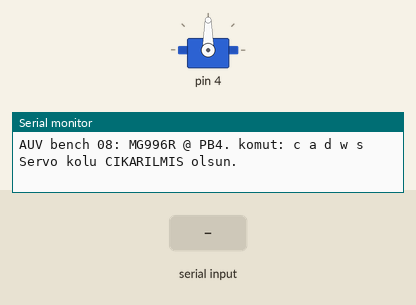
Simulated run of this sketch. Board: Arduino Uno, built with avr-gcc and run on an emulated ATmega328P. Shown: servo, the last lines printed to the serial monitor. The test bench sets the inputs (shaded band).

Above: at 1.5 s.
1.6 s: "w" received over Serial
At 1.75 s:
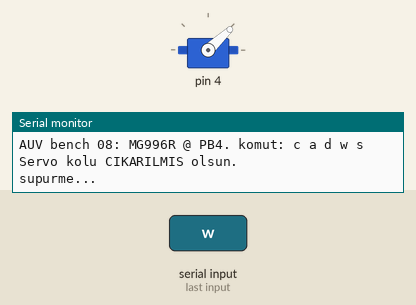
4.6 s: "s" received over Serial
At 4.75 s:
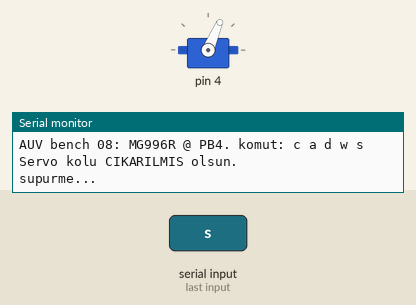
Timing chart, 0 to 7.6 s (numbered marks = the images above; inputs shaded):
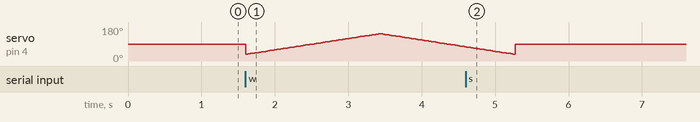

The sketch:

08_servo.ino
```cpp
// AUV tezgah testi 08 - MG996R servo (TEK SERVO, YUKSUZ)
// GUC: Servo 5V'i UBEC'ten gelir. STM32 3V3'ten ASLA besleme (akim ceker, reset atar).
// Baglanti:
//   LiPo -> XT60 -> sigorta -> UBEC giris
//   UBEC 5V  -> servo kirmizi
//   UBEC GND -> servo kahverengi VE STM32 GND (ortak toprak SART)
//   STM32 PB4 -> servo turuncu (sinyal)
//   Servo besleme uclarina yakin 470 uF 35V kondansator (+ -> 5V, - -> GND)
// GUVENLIK: Servo koluna hicbir sey bagli olmasin. Ilk testte kolu cikar.
//   Servo titriyor/isiniyorsa hemen kes: UBEC 3A, MG996R stall 2.5A ceker.
// Kontrol (seri terminal):
//   c = merkez 1500us   |   a = -50us   |   d = +50us
//   w = 1200..1800 arasi yavas supurme (bir tur)   |   s = darbeyi kes
// Basari: acisal hareket duzgun, ses tek tip, UBEC ve servo isinmiyor,
//         STM32 resetlenmiyor (tick sayaci sifirlanmiyor).

#include <Servo.h>

// Serial = USART1 (PA9 TX / PA10 RX)
Servo sv;
const int SERVO_PIN = PB4;   // ikinci servo icin PB5
int us = 1500;

void setup() {
  Serial.begin(115200);
  delay(300);
  sv.attach(SERVO_PIN, 1000, 2000);
  sv.writeMicroseconds(us);
  Serial.println();
  Serial.println("AUV bench 08: MG996R @ PB4. komut: c a d w s");
  Serial.println("Servo kolu CIKARILMIS olsun.");
}

void loop() {
  if (Serial.available()) {
    char k = Serial.read();
    if (k == 'c') { us = 1500; sv.writeMicroseconds(us); }
    else if (k == 'a') { us = max(1200, us - 50); sv.writeMicroseconds(us); }
    else if (k == 'd') { us = min(1800, us + 50); sv.writeMicroseconds(us); }
    else if (k == 's') { sv.detach(); Serial.println("darbe kesildi"); return; }
    else if (k == 'w') {
      Serial.println("supurme...");
      for (int p = 1200; p <= 1800; p += 10) { sv.writeMicroseconds(p); delay(30); }
      for (int p = 1800; p >= 1200; p -= 10) { sv.writeMicroseconds(p); delay(30); }
      us = 1500; sv.writeMicroseconds(us);
    }
    if (k != 's') { Serial.print("us="); Serial.println(us); }
  }
  delay(20);
}
```
